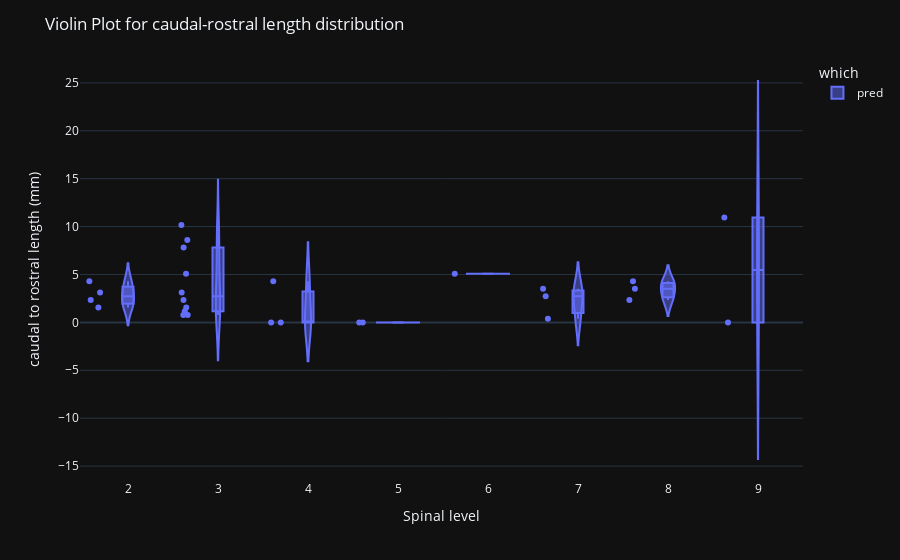

The code cell stored with this chart in its notebook:
### Code cell
fig = px.violin(concatenated_df, y="height", x="level", color="which", box=True, points="all",
          hover_data=["sub_name","which"])

fig.update_layout(title='Violin Plot for caudal-rostral length distribution',
                  xaxis=dict(title='Spinal level'),
                  yaxis=dict(title='caudal to rostral length (mm)'))
fig.show()

### Figure 1 — Plotly figure (JSON) as saved in the notebook; plotly's stock layout.template omitted (floating-point values rounded to 4 significant figures; data arrays with more than 128 entries replaced by an {"elided": "..."} marker saying what was removed)
{"data": [{"alignmentgroup": "True", "box": {"visible": true}, "customdata": {"elided": "140x2 str values"}, "hovertemplate": "which=%{customdata[1]}<br>level=%{x}<br>height=%{y}<br>sub_name=%{customdata[0]}<extra></extra>", "legendgroup": "pred", "marker": {"color": "#636efa"}, "name": "pred", "offsetgroup": "pred", "orientation": "v", "points": "all", "scalegroup": "True", "showlegend": true, "x": {"elided": "140 int values"}, "x0": " ", "xaxis": "x", "y": {"elided": "140 float values"}, "y0": " ", "yaxis": "y", "type": "violin"}], "layout": {"xaxis": {"anchor": "y", "domain": [0.0, 1.0], "title": {"text": "Spinal level"}}, "yaxis": {"anchor": "x", "domain": [0.0, 1.0], "title": {"text": "caudal to rostral length (mm)"}}, "legend": {"title": {"text": "which"}, "tracegroupgap": 0}, "margin": {"t": 60}, "violinmode": "group", "title": {"text": "Violin Plot for caudal-rostral length distribution"}}}
